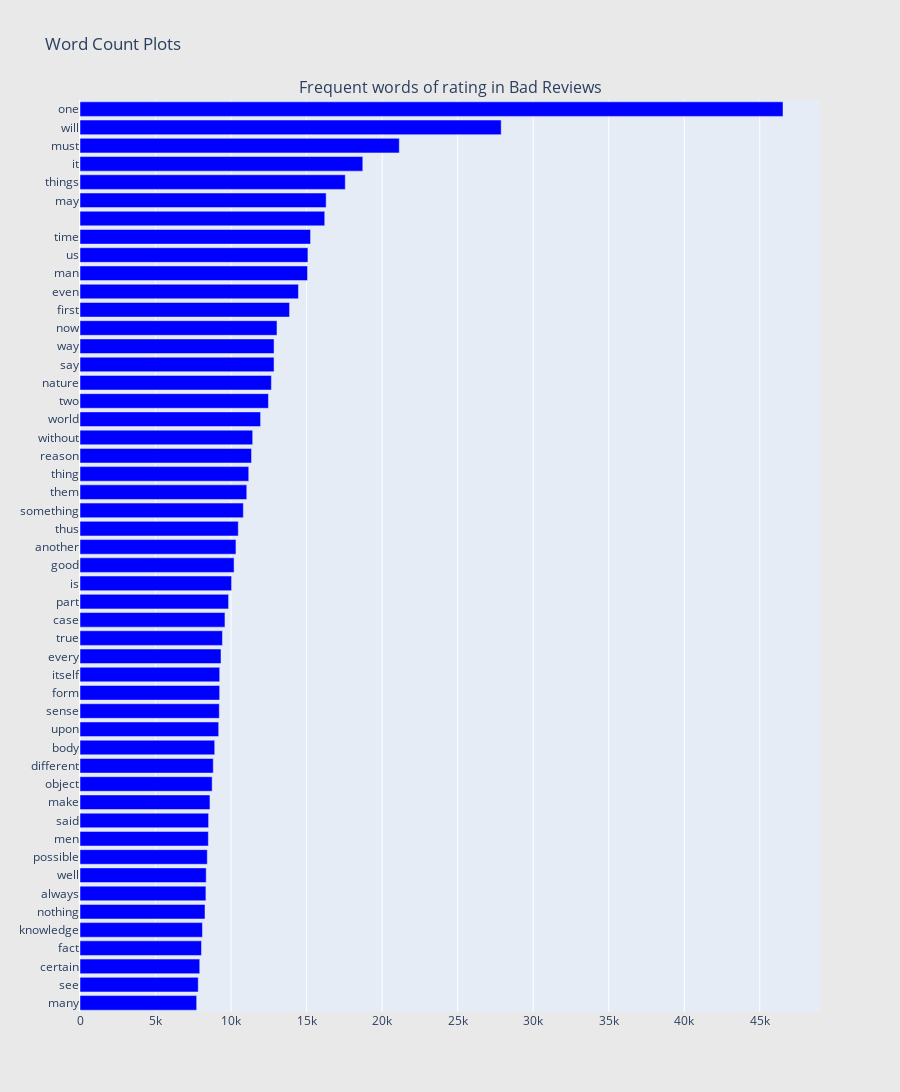

Write notebook code for a chart like this one.
### Code cell
## Get the bar chart from bad reviews ##
freq_dict = defaultdict(int)
for sent in df["sentence_lowered"]:
    for word in generate_ngrams(sent):
        freq_dict[word] += 1
fd_sorted = pd.DataFrame(sorted(freq_dict.items(), key=lambda x: x[1])[::-1])
fd_sorted.columns = ["word", "wordcount"]
trace0 = horizontal_bar_chart(fd_sorted.head(50), 'blue')

# ## Get the bar chart from good Reviews ##
# freq_dict = defaultdict(int)
# for sent in good_df["Reviews"]:
#     for word in generate_ngrams(sent):
#         freq_dict[word] += 1
# fd_sorted = pd.DataFrame(sorted(freq_dict.items(), key=lambda x: x[1])[::-1])
# fd_sorted.columns = ["word", "wordcount"]
# trace1 = horizontal_bar_chart(fd_sorted.head(50), 'blue')

# Creating two subplots
fig = tools.make_subplots(rows=1, cols=1, vertical_spacing=0.04,
                          subplot_titles=["Frequent words of rating in Bad Reviews", 
                                          "Frequent words of rating in Good Reviews"])
fig.append_trace(trace0, 1, 1)
#fig.append_trace(trace1, 1, 2)
fig['layout'].update(height=1200, width=900, paper_bgcolor='rgb(233,233,233)', title="Word Count Plots")
py.iplot(fig, filename='word-plots')

### Figure 1 — Plotly figure (JSON) as saved in the notebook; plotly's stock layout.template omitted (floating-point values rounded to 4 significant figures)
{"data": [{"marker": {"color": "blue"}, "orientation": "h", "showlegend": false, "type": "bar", "x": [7723, 7827, 7927, 8042, 8105, 8275, 8334, 8354, 8426, 8498, 8513, 8603, 8748, 8823, 8918, 9181, 9221, 9245, 9247, 9334, 9429, 9596, 9835, 10035, 10200, 10324, 10477, 10812, 11040, 11171, 11354, 11431, 11954, 12474, 12670, 12845, 12846, 13040, 13872, 14461, 15060, 15088, 15261, 16201, 16296, 17561, 18721, 21137, 27881, 46537], "xaxis": "x", "y": ["many", "see", "certain", "fact", "knowledge", "nothing", "always", "well", "possible", "men", "said", "make", "object", "different", "body", "upon", "sense", "form", "itself", "every", "true", "case", "part", "is", "good", "another", "thus", "something", "them", "thing", "reason", "without", "world", "two", "nature", "say", "way", "now", "first", "even", "man", "us", "time", "", "may", "things", "it", "must", "will", "one"], "yaxis": "y"}], "layout": {"annotations": [{"font": {"size": 16}, "showarrow": false, "text": "Frequent words of rating in Bad Reviews", "x": 0.5, "xanchor": "center", "xref": "paper", "y": 1, "yanchor": "bottom", "yref": "paper"}], "height": 1200, "paper_bgcolor": "rgb(233,233,233)", "title": {"text": "Word Count Plots"}, "width": 900, "xaxis": {"anchor": "y", "domain": [0, 1]}, "yaxis": {"anchor": "x", "domain": [0, 1]}}}
